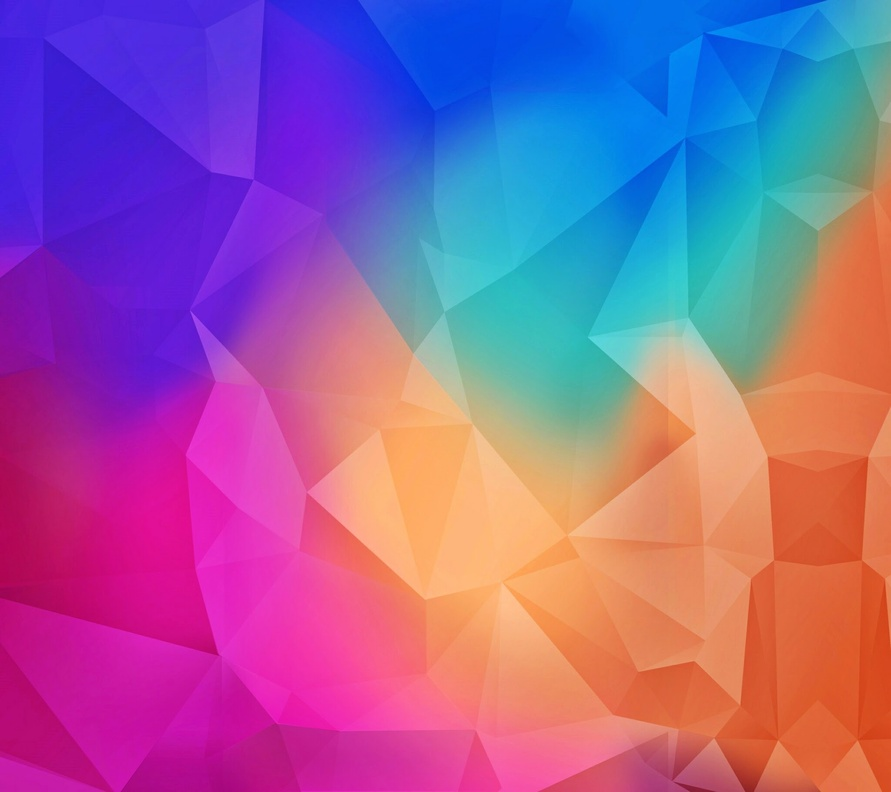
#> input picture filters/img1.jpg, 891 x 792 px, shrunk from 2048 x 1820 before the run
$ python sepia.py
#> lines starting #> are read from the running program, lines starting #| are printed output that depends on the picture
import numpy as np
import cv2

img = cv2.imread("img1.jpg")
#> img is the input picture: shape (792, 891, 3); mean B, G, R 157.2, 96.2, 152.2

out = img[:]

for i in range(len(img)):

    for j in range(len(img[0])):
        outBlue = (img[i][j][2] * 0.272) + (img[i][j][1] * 0.534) + (img[i][j][0] * 0.131)
        if outBlue > 255:
            outBlue = 255
        outGreen = (img[i][j][2] * 0.349) + (img[i][j][1] * 0.686) + (img[i][j][0] * 0.168)
        if outGreen > 255:
            outGreen = 255
        outRed = (img[i][j][2] * 0.393) + (img[i][j][1] * 0.769) + (img[i][j][0] * 0.189)
        if outRed > 255:
            outRed = 255

        out[i][j] = [outBlue, outGreen, outRed]
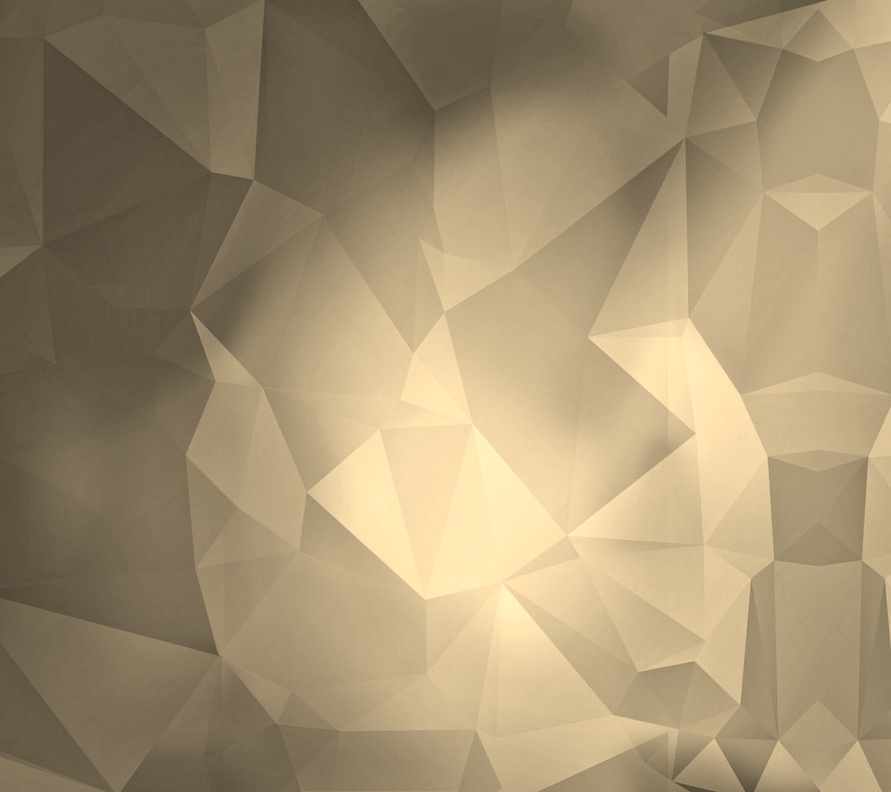
#> out: shape (792, 891, 3); mean B, G, R 112.8, 145, 162.7

cv2.imshow("asd", out)
cv2.waitKey(0)
cv2.destroyAllWindows()
